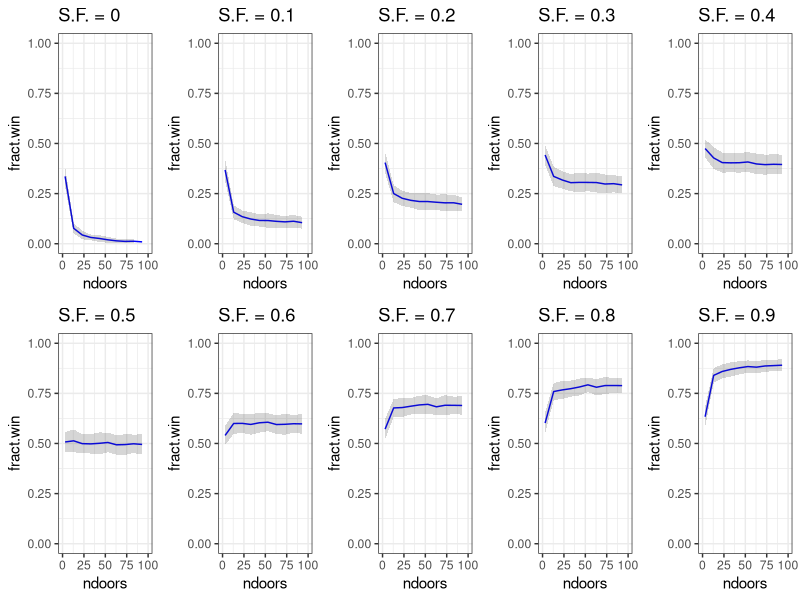
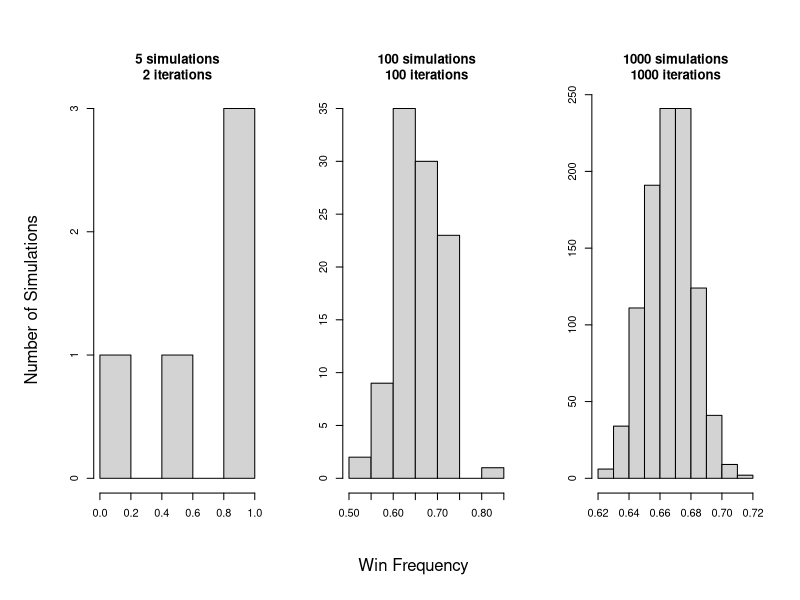
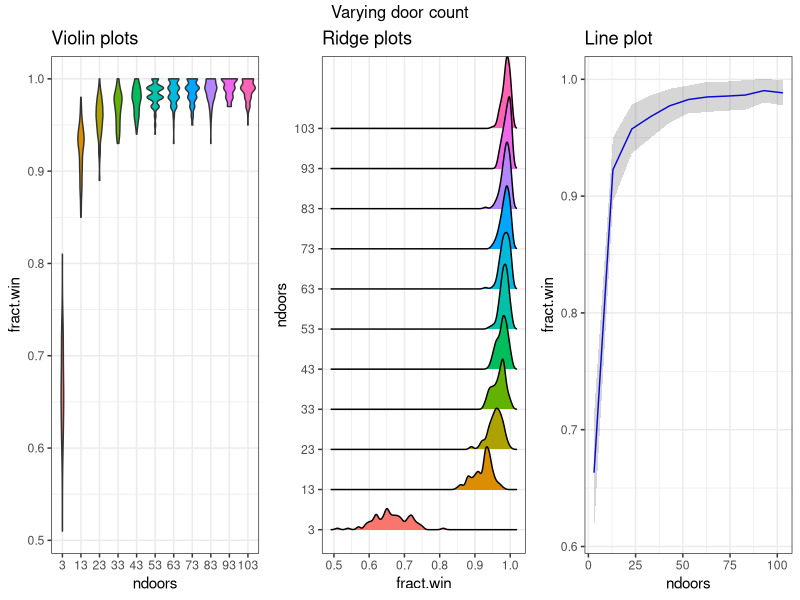
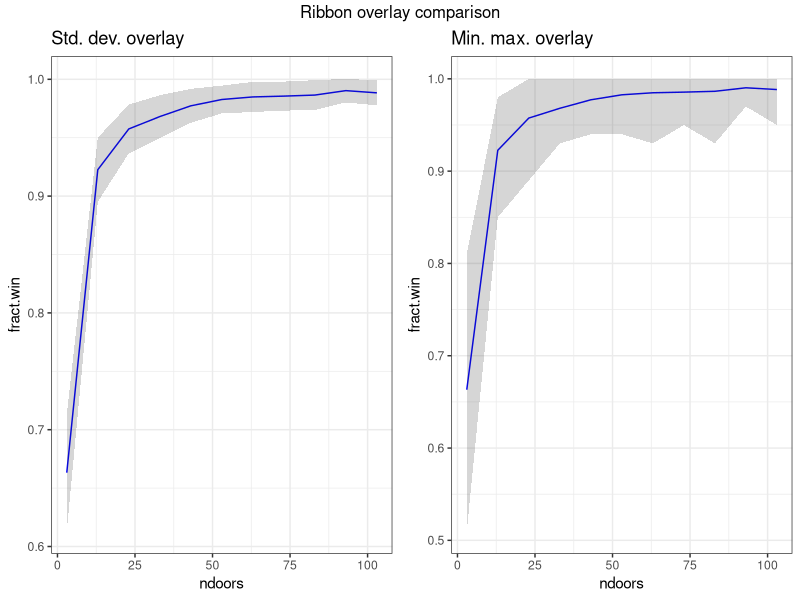
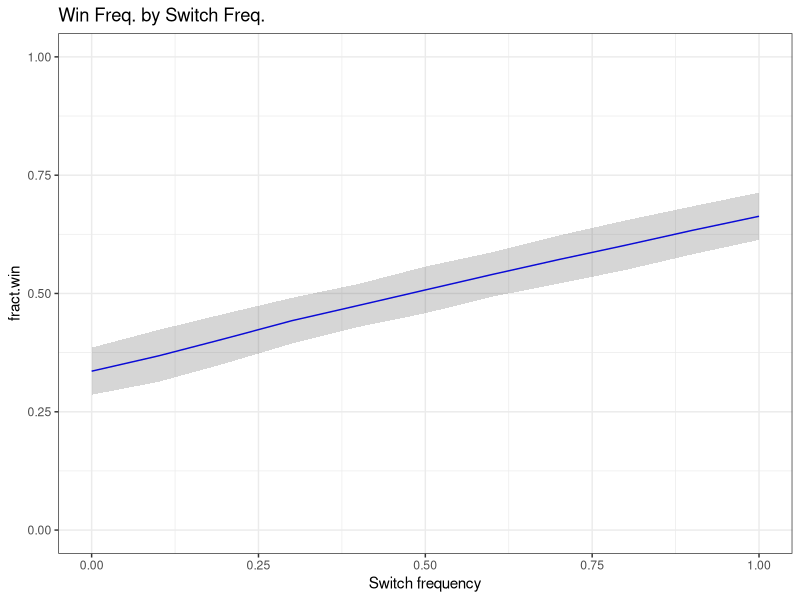

The R source for these figures, in order:
## ---- chunk 1
# require(devtools); install_github("metamaden/montyhall")
# library(montyhall)
knitr::opts_chunk$set(eval = TRUE, echo = TRUE)
## ---- chunk 2
library(ggplot2)
library(gridExtra)
library(ggridges)

mhsim <- function(niter = 100, seed = 1, ndoors = 3, 
                  ndec1 = 1, ndec2 = 1, nprizes = 1,
                  nrevealdif = 1, prize.index = NULL,
                  selectdec1 = "random", doorswitch = 1, 
                  montyselect = "random", verbose.results = FALSE){
  set.seed(seed)
  lr <- c() # new return object
  if(verbose.results){
    lv <- list()
  }
  doorseq <- seq(1, ndoors, 1)
  for(i in 1:niter){
    # pick prize door index
    which.prize <- sample(doorseq, nprizes)
    # run decision 1
    if(selectdec1 == "random"){
      dec1select <- sample(doorseq, ndec1)
    } else{
      if(is.numeric(selectdec1) & selectdec1 %in% doorseq){
        dec1select <- selectdec1
      } else{
        stop("Invalid decision 1 selectoin specified.")
      }
    }
    # run montyselect
    doorremain1 <- doorseq[!doorseq == dec1select] # exclude player first selection
    nr <- length(doorremain1) - nrevealdif # calculate the reveal difference
    # validate reveal difference value
    if(nr < 0 | nr > length(doorremain1) - 1){
      stop("Too many doors specified for Monty to reveal. Increase `nrevealdif`.")
    }
    if(montyselect == "random"){
      # if more than 1 prize, allow monty to reveal n - 1 prizes
      if(length(which.prize) > 1){
        mdooroptions <- doorremain1
      } else{
        mdooroptions <- doorremain1[!doorremain1 %in% which.prize]
      }
      if(length(mdooroptions) < 2){
        mselect <- mdooroptions
      } else{
        mselect <- sample(mdooroptions, nr)
      }
    }
    # run decision 2
    # exclude monty's doors and decision 1 doors from switch options
    doorremain2 <- doorseq[!doorseq %in% c(mselect, dec1select)]
    # parse switch likelihood
    if(is.numeric(doorswitch) & doorswitch >= 0 & doorswitch <= 1){
      ssvar <- ifelse(doorswitch == 1, "switch", 
             sample(c(rep("switch", 100*doorswitch), 
                      rep("stay", 100 - 100*doorswitch)), 1))
    } else{
      stop("Invalid doorswitch value.")
    }
    # evalue switch decision
    if(ssvar == "switch"){
      if(length(doorremain2) > 1){
        dec2select <- sample(doorremain2, ndec2)
      } else{
        dec2select <- doorremain2
      }
    } else{
      dec2select <- dec1select
    }
    # evaluate results
    lr <- c(lr, ifelse(dec2select %in% c(which.prize), "win", "loss"))
    if(verbose.results){
      lv[[length(lv) + 1]] <- list("which.prize" = which.prize,
                                   "dec1select" = dec1select,
                                   "nr" = nr,
                                   "montyselect" = mselect,
                                   "dec2select" = dec2select)
    }
  }
  if(verbose.results){
    return(list("results" = lr, "details" = lv))
  } else{
    return(lr) # return iterations results
  }
}

getfw = function(nsimulations = 5, niterations = 2, ndoors = 3, 
                 prize.index = NULL, doorswitch = 1,
                 verbose.results = FALSE){
  fw <- c() # vector of win fractions across simulations
  vr <- list() # results for verbose results option
  for(s in 1:nsimulations){
    lrs <- mhsim(seed = s, niter = niterations, ndoors = ndoors,
                 prize.index = prize.index, doorswitch = doorswitch,
                 verbose.results = verbose.results)
    if(verbose.results){
      vr[[paste0(s)]] <- lrs
    } else{
      fw <- c(fw, length(which(lrs == "win"))/length(lrs))
    }
  }
  if(verbose.results){
    return(vr)
  } else{
    return(fw)
  }
}

getggdat <- function(ld){
  dfp <- matrix(nrow = 0, ncol = 2)
  for(i in 1:length(lnd)){
    nrep <- length(lnd[[i]])
    ndi <- as.numeric(names(lnd)[i])
    ndv <- rep(as.numeric(ndi), nrep)
    dati <- lnd[[i]]
    lmi <- matrix(c(dati, ndv), ncol = 2, byrow = FALSE)
    dfp <- rbind(dfp, lmi)
  }
  dfp <- as.data.frame(dfp, stringsAsFactors = F)
  colnames(dfp) <- c("fract.win", "ndoors")
  ulvl <- unique(dfp[,2])
  olvl <- ulvl[order(unique(dfp[,2]))]
  dfp[,2] <- factor(dfp[,2], levels = olvl)
  return(dfp)
}

getlinedat <- function(ld, ribbontype = "sd", xtitle = "ndoors"){
  dfp <- matrix(nrow = 0, ncol = 4)
  for(i in 1:length(lnd)){
    dati <- lnd[[i]]
    ndi <- as.numeric(names(lnd)[i])
    meandat <- mean(dati)
    # parse ribbon overlay
    if(ribbontype == "sd"){
      mindat <- meandat - sd(dati)
      maxdat <- meandat + sd(dati)
    }
    if(ribbontype == "minmax"){
      mindat <- min(dati)
      maxdat <- max(dati)
    }
    lmi <- matrix(c(meandat, maxdat, mindat, ndi), nrow = 1)
    dfp <- rbind(dfp, lmi)
  }
  dfp <- as.data.frame(dfp, stringsAsFactors = F)
  colnames(dfp) <- c("fract.win", "max", "min", xtitle)
  return(dfp)
}

getlineplot <- function(ld, ptitle = "Plot title", ribbontype = "sd",
                        xlim = NULL, ylim = NULL, xlab = "ndoors"){
  dfp <- getlinedat(ld, ribbontype = ribbontype)
  if(is.null(xlim) & is.null(ylim)){
    plp <- ggplot(dfp, aes(ndoors)) +
      geom_line(aes(y = fract.win), colour = "blue") + 
      geom_ribbon(aes(ymin = min, ymax = max), alpha = 0.2) +
      theme_bw() + ggtitle(ptitle) + xlab(xlab)
  }
  if(!is.null(xlim) & !is.null(ylim)){
    plp <- ggplot(dfp, aes(ndoors)) +
      geom_line(aes(y = fract.win), colour = "blue") + 
      geom_ribbon(aes(ymin = min, ymax = max), alpha = 0.2) +
      theme_bw() + ggtitle(ptitle) +
      ylim(ylim[1], ylim[2]) +
      xlim(xlim[1], xlim[2]) + xlab(xlab)
  }
  return(plp)
}

getprettyplots <- function(ld, topmain = "Top Title"){
  # fromat results data
  dfp <- getggdat(ld)
  
  # violin plots
  p1 <- ggplot(dfp, aes(x = ndoors, y = fract.win, fill = ndoors)) +
    geom_violin() + theme_bw() + theme(legend.position = "none") +
    ggtitle("Violin plots")
  
  # ridge plots
  p2 <- ggplot(dfp, aes(x = fract.win, y = ndoors, fill = ndoors)) +
    geom_density_ridges() + theme_bw() + theme(legend.position = "none") +
    ggtitle("Ridge plots")
  
  # line plot
  p3 <- getlineplot(ld, ptitle = "Line plot")
  
  # make the composite plot
  grid.arrange(p1, p2, p3, ncol = 3, top = topmain)
}


## ---- chunk 3
# parameter sets
simv <- c(5, 100, 1000)
iterv <- c(2, 100, 1000)
lr <- list()
t1 <- Sys.time()
for(s in 1:length(simv)){
  runname <- paste0(simv[s], ";", iterv[s])
  lr[[runname]] <- getfw(nsimulations = simv[s], niterations = iterv[s])
}
tdif <- Sys.time() - t1
## ---- chunk 4
pdf("mh_3runs.pdf", 10, 4)
# format image output
par(mfrow = c(1, 3), oma = c(3, 3, 3, 1))
for(r in 1:length(lr)){
  rdat <- lr[[r]]
  # get plot title info
  rname <- names(lr)[r]
  simr <- gsub(";.*", "", rname)
  iterr <- gsub(".*;", "", rname)
  pmain <- paste0(simr," simulations\n", iterr, " iterations")
  # add run histogram to image output
  hist(rdat, main = pmain, xlab = "", ylab = "")
}
# add outer axis labels
mtext("Win Frequency", side = 1, outer = T)
mtext("Number of Simulations", side = 2, outer = T)
dev.off()
## ---- chunk 5
# run normalcy tests
st1 <- shapiro.test(lr[["5;2"]])$p.value
st2 <- shapiro.test(lr[["100;100"]])$p.value
st3 <- shapiro.test(lr[["1000;1000"]])$p.value
## ---- chunk 6
# get win frequencies from varying ndoors
simi = 100; iteri = 100
ndoorl <- seq(3, 103, 10)
seedl <- seq(1, 100, 1)
lnd <- list()
t1 <- Sys.time()
for(nd in ndoorl){
  fw <- getfw(simi, iteri, nd)
  lnd[[paste0(nd)]] <- fw
}
tdif <- Sys.time() - t1
# store the reference plot
pref <- getlineplot(lnd, ptitle = "Canonical rules, varying doors")
## ---- chunk 7
pdf("mh_ndoors_3plots.pdf", 10, 4)
getprettyplots(lnd, "Varying door count")
dev.off()
## ---- chunk 8
pclassic1 <- getlineplot(lnd, ptitle = "Std. dev. overlay", ribbontype = "sd")
pclassic2 <- getlineplot(lnd, ptitle = "Min. max. overlay", ribbontype = "minmax")

pdf("mh_2lineplots.pdf", 5, 3)
grid.arrange(pclassic1, pclassic2, top = "Ribbon overlay comparison", ncol = 2)
dev.off()
## ---- chunk 9
# get fwin dist across ndoors
plist <- list()
sfreq <- seq(0, 1, 0.1)
for(s in sfreq){
  simi = 100; iteri = 100
  ndoorl <- seq(3, 103, 10)
  seedl <- seq(1, 100, 1)
  lnd <- list()
  for(nd in ndoorl){
    fw <- getfw(simi, iteri, nd, doorswitch = s)
    lnd[[paste0(nd)]] <- fw
  }
  plist[[paste0(s)]] <- getlineplot(lnd, ptitle = paste0("S.F. = ", s),
                                    xlim = c(0, 100), ylim = c(0, 1))
  message(s)
}
## ---- chunk 10
grid.arrange(plist[[1]], plist[[2]], plist[[3]],
             plist[[4]], plist[[5]], plist[[6]],
             plist[[7]], plist[[8]], plist[[9]],
             plist[[10]],
             ncol = 5)
## ---- chunk 11
sfreq <- seq(0, 1, 0.1)
lnd <- list()
for(s in sfreq){
  simi = 100; iteri = 100
  seedl <- seq(1, 100, 1)
  fw <- getfw(simi, iteri, doorswitch = s)
  lnd[[paste0(s)]] <- fw
}
pdf("mh_switchfreq_classicrules.pdf", 4, 4)
getlineplot(lnd, ptitle = "Win Freq. by Switch Freq.", 
            xlim = c(0, 1), ylim = c(0, 1), 
            xlab = "Switch frequency")
dev.off()
